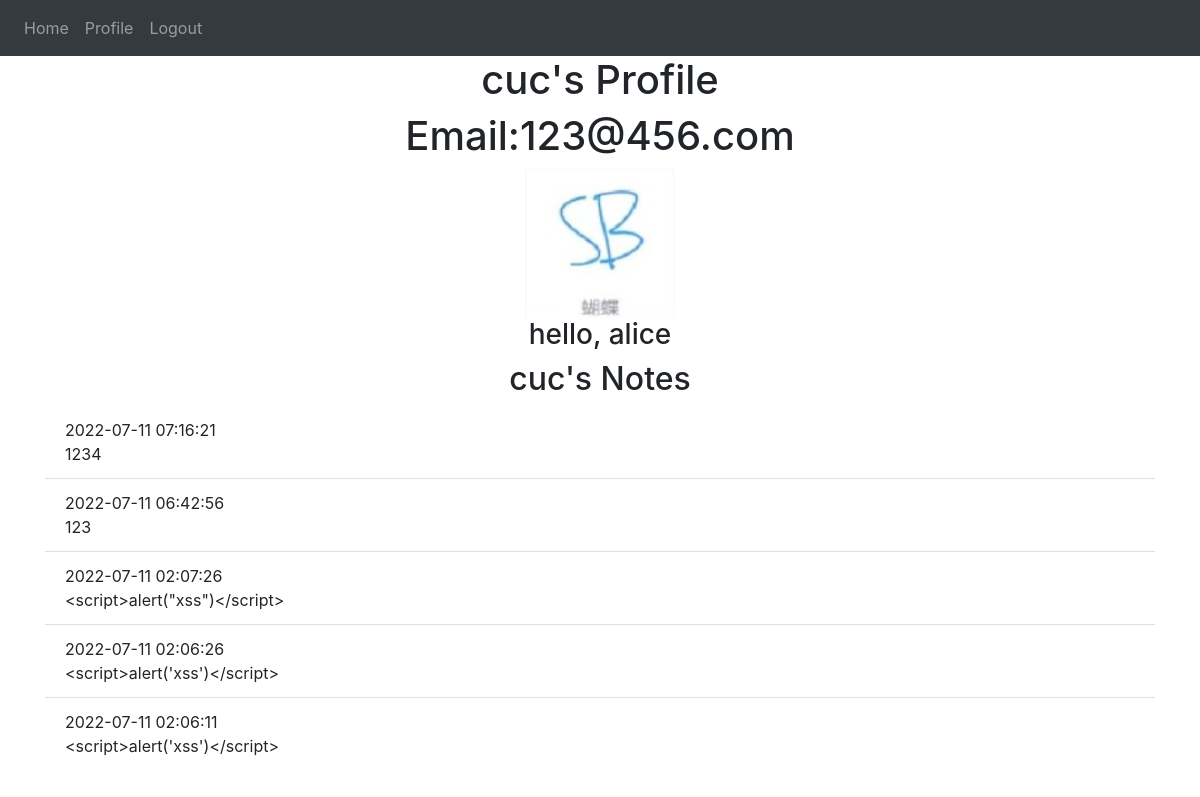
Page /profile/1 (signed in) on the committed database.
### website/models.py (models this page shows)
class User(db.Model, UserMixin):
    id = db.Column(db.Integer, primary_key=True)
    email = db.Column(db.String(150), unique=True)
    password = db.Column(db.String(150))
    nickname = db.Column(db.String(150))
    portraitLink = db.Column(db.String(150),default='butterfly.jpg')
    notes = db.relationship('Note')

class Note(db.Model):
    id = db.Column(db.Integer, primary_key=True)
    data = db.Column(db.String(10000))
    date = db.Column(db.DateTime(timezone=True), default=func.now())
    user_id = db.Column(db.Integer, db.ForeignKey('user.id'))

### website/views.py (the view)
@views.route('/profile/<user_id>',methods=['GET', 'POST'])
@login_required
def profile(user_id):
    accessingUser=User.query.get(user_id) # 根据请求url获得被访问用户id
    return render_template("profile.html",user=current_user,accessingUser=accessingUser)

### website/__init__.py (called while the page is built)
def create_app():
    app = Flask(__name__)
    app.config['SECRET_KEY'] = 'hjshjhdjah kjshkjdhjs'
    app.config['SQLALCHEMY_DATABASE_URI'] = f'sqlite:///{DB_NAME}'
    db.init_app(app)
    from .views import views
    from .auth import auth
    app.register_blueprint(views, url_prefix='/')
    app.register_blueprint(auth, url_prefix='/')
    from .models import User, Note
    create_database(app)
    login_manager = LoginManager()
    login_manager.login_view = 'auth.login'
    login_manager.init_app(app)
    @login_manager.user_loader
    def load_user(id):
        return User.query.get(int(id))
    return app

### website/templates/profile.html (shortened to what this page needs)
{% extends "base.html" %} {% block title %}Profile{% endblock %} {% block
content %} {% if user.id==accessingUser.id%}
<h1 align="center">My Profile</h1>
{% else %}
<h1 align="center">{{accessingUser.nickname}}'s Profile</h1>
{% endif %}
<h1 align="center">Email:{{accessingUser.email}}</h1>
<div align="center">
  <img
    src="{{ url_for('static', filename='images/'+accessingUser.portraitLink) }}"
    alt="{{accessingUser.portraitLink}}"
    width="150"
    height="150"
  />
</div>
{% if user.id==accessingUser.id %}
<div align="center">
  <button
    align="center"
    type="submit"
    class="btn btn-primary"
    onclick="window.location.href='{{ url_for('views.upload') }}'"
  >
    Upload portrait
  </button>
  <br />
  <button
    align="left"
    type="submit"
    class="btn btn-primary"
    onclick="window.location.href='{{ url_for('views.edit') }}'"
  >
    Edit Profile
  </button>
  <button
    align="right"
    type="submit"
    class="btn btn-primary"
    onclick="window.location.href='{{ url_for('views.ChangePassword') }}'"
  >
    Change Password
  </button>
</div>
{% else %}
<h3 align="center">hello, {{user.nickname}}</h3>
{% endif %} {% if user.id==accessingUser.id%}
<h2 align="center">My Notes</h2>
{% else %}
<h2 align="center">{{accessingUser.nickname}}'s Notes</h2>
{% endif %}
<ul class="list-group list-group-flush" id="notes">
  {% for note in accessingUser.notes|sort(attribute='date', reverse = True) %}
  <li class="list-group-item">
    {{ note.date }}
    <br \ />
    {{ note.data }}
  </li>
  {% endfor %}
</ul>
{% endblock%}

### website/templates/base.html (shortened to what this page needs)
<!DOCTYPE html>
<html>
  <head>
    <link
      rel="stylesheet"
      type="text/css"
      href="{{ url_for('static', filename='css/bootstrap.min.css') }}"
    />
    <link
      rel="stylesheet"
      type="text/css"
      href="{{ url_for('static', filename='css/font-awesome.min.css') }}"
    />
  </head>
  <body>
    <nav class="navbar navbar-expand-lg navbar-dark bg-dark">
      <div class="collapse navbar-collapse" id="navbar">
        <div class="navbar-nav">
          {% if user.is_authenticated %}
          <a class="nav-item nav-link" id="home" href="/">Home</a>
          <a class="nav-item nav-link" id="profile" href="/profile/{{user.id}}">Profile</a>
          <a class="nav-item nav-link" id="logout" href="/logout">Logout</a>
          {% else %}
          <a class="nav-item nav-link" id="login" href="/login">Login</a>
          <a class="nav-item nav-link" id="signUp" href="/sign-up">Sign Up</a>
          {% endif %}
        </div>
      </div>
    </nav>
    <div class="container">{% block content %} {% endblock %}</div>
  </body>
</html>

### rows in the picture
User: nickname "cuc", email "123@456.com", portraitLink (picture)
User: nickname "alice"
Note: date "2022-07-11 07:16:21", data "1234"
Note: date "2022-07-11 06:42:56", data "123"
Note: date "2022-07-11 02:07:26", data "<script>alert(\"xss\")</script>"
Note: date "2022-07-11 02:06:26", data "<script>alert('xss')</script>"
Note: date "2022-07-11 02:06:11", data "<script>alert('xss')</script>"
